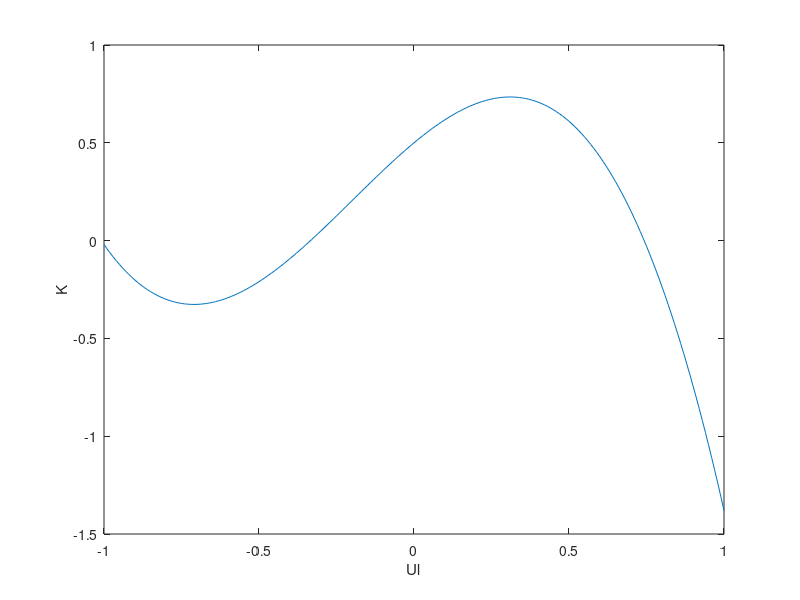

Here is the MATLAB script that generated this plot:
% Ul - punkt linearyzacji
Ul = -1 : 0.01 : 1;
K = 33/25 * Ul - 6/5 * Ul.^2 - 2 * Ul.^3 + 0.5;
plot(Ul, K);
xlabel('Ul');
ylabel('K');